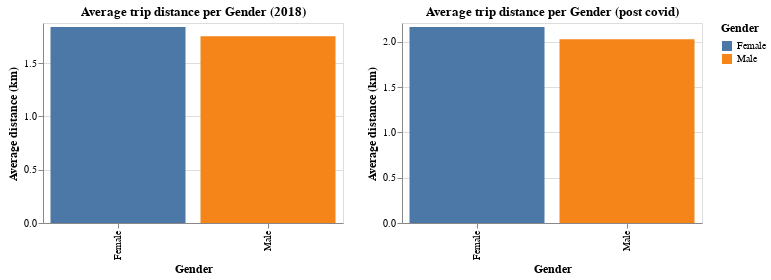

This figure's notebook cell:
### Code cell
def visualize_trip_distance_over_genders(df_1, df_2, description_1="", description_2=""):
    def specific_chart(df, description_bonus):
        min_value = 0 # df['avg_distance_km'].min() * 0.99
        max_value = df['avg_distance_km'].max() * 1.02

        return alt.Chart(df).mark_bar().encode(
                x=alt.X('gender:O', title='Gender', sort=None),
                y=alt.Y('avg_distance_km:Q', title='Average distance (km)',
                        scale=alt.Scale(domain=(min_value, max_value))),
                color=alt.Color('gender', title='Gender'),
                tooltip=['avg_distance_km', 'gender']
            ).properties(
                title= 'Average trip distance per Gender' + description_bonus,
                width= 300,
                height= 200
            )
        
    chart = alt.hconcat(
        specific_chart(df_1, description_1),
        specific_chart(df_2, description_2)
    ).configure_axis(
        labelAngle=45
    )

    chart = chart.configure_axis(
        titleFontSize=12,
        labelFontSize=10,
        labelOverlap='parity'
    ).configure_legend(
        titleFontSize=12,
        labelFontSize=10
    )

    return chart

visualize_trip_distance_over_genders(
    trip_distance_over_genders_2018, trip_distance_over_genders_post_covid,
    " (2018)", " (post covid)"
    ).interactive()

### Figure 1 — Vega-Lite specification as saved in the notebook (floating-point values rounded to 4 significant figures)
{"config": {"view": {"continuousWidth": 300, "continuousHeight": 300}, "axis": {"labelFontSize": 10, "labelOverlap": "parity", "titleFontSize": 12}, "legend": {"labelFontSize": 10, "titleFontSize": 12}}, "hconcat": [{"data": {"name": "data-90a20d581e368179c3370a40fb377586"}, "mark": {"type": "bar"}, "encoding": {"color": {"field": "gender", "title": "Gender", "type": "nominal"}, "tooltip": [{"field": "avg_distance_km", "type": "quantitative"}, {"field": "gender", "type": "nominal"}], "x": {"field": "gender", "sort": null, "title": "Gender", "type": "ordinal"}, "y": {"field": "avg_distance_km", "scale": {"domain": [0, 1.875]}, "title": "Average distance (km)", "type": "quantitative"}}, "height": 200, "name": "view_5", "title": "Average trip distance per Gender (2018)", "width": 300}, {"data": {"name": "data-2aabe4f339f9cdef729fe7fcf953e31b"}, "mark": {"type": "bar"}, "encoding": {"color": {"field": "gender", "title": "Gender", "type": "nominal"}, "tooltip": [{"field": "avg_distance_km", "type": "quantitative"}, {"field": "gender", "type": "nominal"}], "x": {"field": "gender", "sort": null, "title": "Gender", "type": "ordinal"}, "y": {"field": "avg_distance_km", "scale": {"domain": [0, 2.209]}, "title": "Average distance (km)", "type": "quantitative"}}, "height": 200, "name": "view_6", "title": "Average trip distance per Gender (post covid)", "width": 300}], "params": [{"name": "param_3", "select": {"type": "interval", "encodings": ["x", "y"]}, "bind": "scales", "views": ["view_5", "view_6"]}], "$schema": "https://vega.github.io/schema/vega-lite/v5.8.0.json", "datasets": {"data-90a20d581e368179c3370a40fb377586": [{"gender": "Female", "avg_distance_km": 1.839}, {"gender": "Male", "avg_distance_km": 1.752}], "data-2aabe4f339f9cdef729fe7fcf953e31b": [{"gender": "Female", "avg_distance_km": 2.165}, {"gender": "Male", "avg_distance_km": 2.028}]}}
